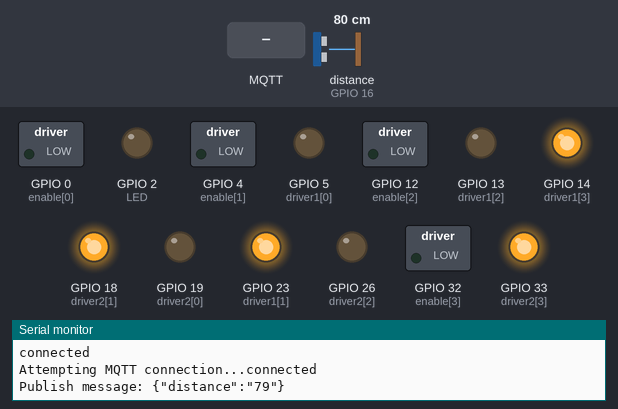
Simulated run of this sketch. Board: ESP32. Shown: switched loads named in the sketch (green lamp = pin HIGH), output pins drawn as LEDs (lit = HIGH), the last lines printed to the serial monitor. Wiring (inferred from the names in the program): ultrasonic range finder: trigger GPIO 17; echo GPIO 16. Dashed ring = blinking. The test bench sets the inputs (shaded band); at power-on: distance to the obstacle (sensor on GPIO 16) 80 cm. The echo pulse lasts 58.3 µs per cm; WiFi joins after 1.5 s; servers stay silent unless stated; random numbers use the default seed unless the sketch sets one; no MQTT or app messages arrive unless stated; pins used as bus, display or sensor lines are not drawn.

Above: at 2.7 s.
2.8 s: distance to the obstacle (sensor on GPIO 16) set to 8 cm
5.5 s: distance to the obstacle (sensor on GPIO 16) set to 5 cm
At 5.9 s:
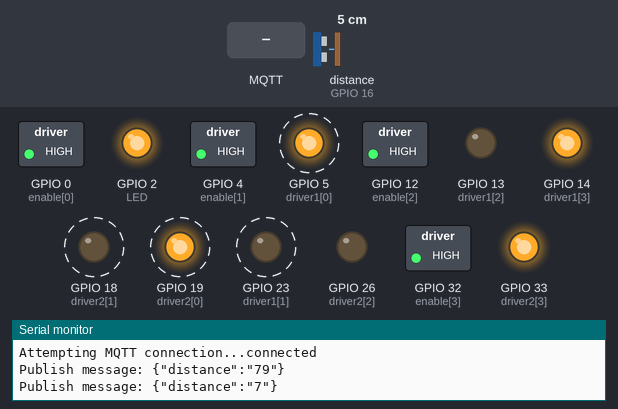
At 7.4 s:
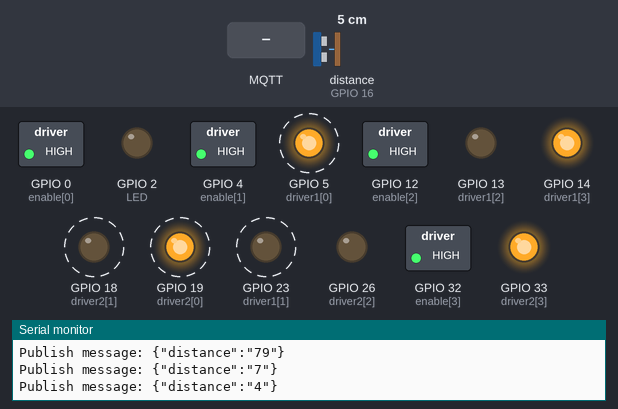
8.5 s: MQTT message "3" arrives on the first subscribed topic
At 10.5 s:
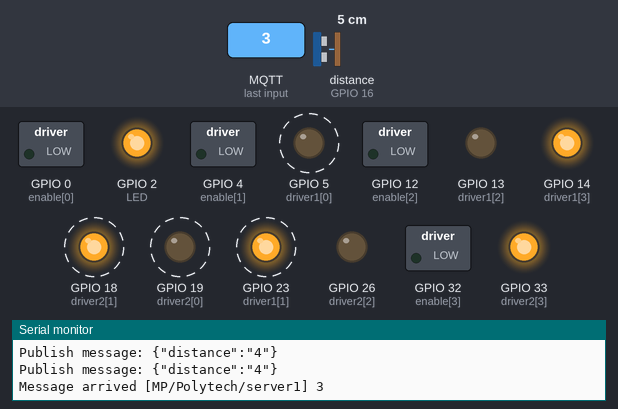
13.7 s: MQTT message "2" arrives on the first subscribed topic
16.7 s: distance to the obstacle (sensor on GPIO 16) set to 9 cm
Timing chart, 0 to 19.7 s (numbered marks = the images above; inputs shaded):
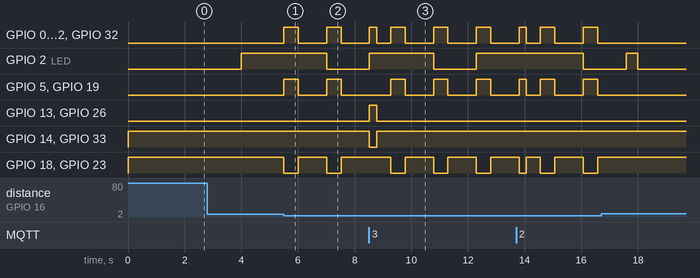

The sketch:

driver_8.1.ino
```cpp
// WEMOS D1 mini ESP32

////REAR-////
//3-------4//
//---------//
//---------//
//---------//
//1-------2//
////FRONT////


#include <WiFiManager.h>
#include <WiFi.h>
#include <PubSubClient.h>


volatile int count0;
volatile int count1;
int totalInterrupts;
hw_timer_t * timer0 = NULL;
hw_timer_t * timer1 = NULL;
portMUX_TYPE timerMux = portMUX_INITIALIZER_UNLOCKED;
#define LED 2
#define MSG_BUFFER_SIZE  (50)  // null까지 포함한 길이
char msg[MSG_BUFFER_SIZE];

const int enable[4] = {0, 4, 12, 32};     // motor 1,2,3,4
const int driver1[4] = {5, 23, 13, 14};   // motor1 (5, 23),  motor2 (13, 14)
const int driver2[4] = {19, 18, 26, 33};  // motor3 (19, 18), motor4 (33, 26)

const int cnt = sizeof(enable)/sizeof(enable[0]);
String dir;
const int echo = 16;
const int trig = 17;
float duration,  distance;
int sonarAlt = 0;

const char* ssid = "IT";
const char* password = "@Polytech";
const char* mqtt_server = "broker.mqtt-dashboard.com";

WiFiClient espClient;
PubSubClient client(espClient);

void setup() {
  for(int i = 0; i < cnt; i++){
    ledcSetup(i, 5000, 8);
    ledcAttachPin(enable[i], i);
    pinMode(driver1[i], OUTPUT);
    pinMode(driver2[i], OUTPUT);
  }
  stop_motor();

  WiFi.mode(WIFI_STA);
  WiFiManager wm;
  Serial.begin(115200);
  timer_init();
  pinMode(LED, OUTPUT);

  wm.resetSettings();
  bool res;
  res = wm.autoConnect("RemoteCar");

  if(!res) {
     Serial.println("Failed to connect");
     // ESP.restart();
  }
  else {
    //if you get here you have connected to the WiFi
    Serial.println("connected");
    client.setServer(mqtt_server, 1883);
    client.setCallback(callback); // callback 함수 연결
  }

  //setup_wifi();


  for(int i = 0; i < cnt; i++){
    ledcSetup(i, 5000, 8);
    ledcAttachPin(enable[i], i);
    pinMode(driver1[i], OUTPUT);
    pinMode(driver2[i], OUTPUT);
  }

  pinMode(trig, OUTPUT);
  pinMode(echo, INPUT);

}

void loop() {

  // 연결이 끊기면 재연결
  if (!client.connected()) {
    reconnect();
  }
  client.loop();

  sonar();
  if (sonarAlt <= 5){
    stop_motor();
    uturn();
  }

  if (count1 > 0) {
       // Comment out enter / exit to deactivate the critical section
       portENTER_CRITICAL(&timerMux); // 카운트 시작
       count1--;                       // 트리거 시간 감소
       portEXIT_CRITICAL(&timerMux);  // 카운트 종료

       String sonarData = "{\"distance\":\""+String(sonarAlt)+"\"}";
       sonarData.toCharArray(msg, sonarData.length()+1); //string -> char[], char* 길이는 순수한 길이, 스트링은 NULL 포함
       Serial.print("Publish message: ");
       Serial.println(msg);
       client.publish("MP/Polytech/car1", msg);

       totalInterrupts++; // 전체 인터럽트 횟수
//       Serial.print("totalInterrupts");
//       Serial.println(totalInterrupts);
       if ( totalInterrupts%2 == 0) {   // 짝수면 켜짐, 홀수면 꺼짐
         // Lights up the LED if the counter is even
         digitalWrite(LED, HIGH);
       } else {
         // Then swith off
         digitalWrite(LED, LOW);
       }
  }


}

//////////////////////////////////////////////////
/////////////////////function/////////////////////
//////////////////////////////////////////////////

void motor(int number, char* dir, int rate){

  int selection;
  const int* tempDriver;

  if(number >=3){
   tempDriver = driver2;
  }
  else{
    tempDriver = driver1;
  }

  if (number % 2 == 0)selection = 2;
  else selection = 0;

  digitalWrite(enable[number-1], LOW);
  if (dir == "CCW"){
    //Serial.print(" CCW ");
    digitalWrite(tempDriver[selection], HIGH);
    digitalWrite(tempDriver[selection+1], LOW);
  }
  else if(dir == "CW"){
    //Serial.print(" CW ");
    digitalWrite(tempDriver[selection], LOW);
    digitalWrite(tempDriver[selection+1], HIGH);
  }
  ledcWrite(number-1, rate);
//  Serial.print(tempDriver[selection]);
//  Serial.print("|");
//  Serial.println(tempDriver[selection+1]);
}


void stop_motor(){
  motor(1, "CW", 0);
  motor(2, "CW", 0);
  motor(3, "CW", 0);
  motor(4, "CW", 0);
}


void forward(){
  motor(1, "CCW", 255);
  motor(2, "CCW", 255);
  motor(3, "CCW", 255);
  motor(4, "CCW", 255);
}


void backward(){
  motor(1, "CW", 255);
  motor(2, "CW", 255);
  motor(3, "CW", 255);
  motor(4, "CW", 255);
}


void uturn(){
  motor(1, "CCW", 255);
  motor(2, "CW", 255);
  motor(3, "CCW", 255);
  motor(4, "CW", 255);
  delay(510);
  stop_motor();
  delay(1000);
}


void right_turn(){
  motor(1, "CW", 255);
  motor(2, "CCW", 255);
  motor(3, "CW", 255);
  motor(4, "CCW", 255);
  delay(250);
  stop_motor();
  delay(500);
}

void left_turn(){
  motor(1, "CCW", 255);
  motor(2, "CW", 255);
  motor(3, "CCW", 255);
  motor(4, "CW", 255);
  delay(250);
  stop_motor();
  delay(500);
}

void sonar(){
  digitalWrite(trig, LOW);
  delayMicroseconds(2);
  digitalWrite(trig, HIGH);
  delayMicroseconds(10);
  digitalWrite(trig, LOW);
  duration = pulseIn (echo, HIGH);
  distance = ((float)(340.0 *  duration) / 10000.0) / 2.0;
  sonarAlt = (int)distance;//  + offset;
  sonarAlt = constrain(sonarAlt, 0, 100);   // 2~ 500cm
}


void IRAM_ATTR onTimer0() { // 타이머 인터럽트 결과
   portENTER_CRITICAL_ISR(&timerMux);
   count0++;
   portEXIT_CRITICAL_ISR(&timerMux);
}

void IRAM_ATTR onTimer1() {
   portENTER_CRITICAL_ISR(&timerMux);
   count1++;
   portEXIT_CRITICAL_ISR(&timerMux);
}


void timer_init(){
   // Configure the Prescaler at 80 the quarter of the ESP32 is cadence at 80Mhz
   // 80000000 / 80 = 1000000 tics / seconds  T: 0.000001s, 1초에 1,000,000 찍음
   timer0 = timerBegin(0, 80, true);
   timer1 = timerBegin(1, 80, true);
   timerAttachInterrupt(timer0, &onTimer0, true);
   timerAttachInterrupt(timer1, &onTimer1, true);


   // Sets an alarm to sound every second
   //  number/1,000,000 -> 시간(s)   또는  원하는 시간/0.000001 -> 타이머 인터럽트가 발생되는 Count횟수
   timerAlarmWrite(timer0, 500000, true);
   timerAlarmWrite(timer1, 2000000, true);
   timerAlarmEnable(timer0);
   timerAlarmEnable(timer1);
}

void setup_wifi() {

  delay(10);
  // We start by connecting to a WiFi network
  Serial.println();
  Serial.print("Connecting to ");
  Serial.println(ssid);

  WiFi.mode(WIFI_STA);
  WiFi.begin(ssid, password);

  while (WiFi.status() != WL_CONNECTED) {
    delay(500);
    Serial.print(".");
  }

  randomSeed(micros());

  Serial.println("");
  Serial.println("WiFi connected");
  Serial.println("IP address: ");
  Serial.println(WiFi.localIP());
}


// 구독(subscribe) 받아온 payload 구현부분
void callback(char* topic, byte* payload, unsigned int length) {
  Serial.print("Message arrived [");
  Serial.print(topic);
  Serial.print("] ");
  for (int i = 0; i < length; i++) {
    Serial.print((char)payload[i]);
  }
  Serial.println();

  // Switch on the LED if an 1 was received as first character
  switch((char)payload[0]){
    case '1': forward(); break;
    case '2': left_turn(); break;
    case '3': right_turn(); break;
    case '4': backward(); break;
    default :
      stop_motor();
      break;
  }

//  if ((char)payload[0] == '1') {
//    Serial.println("1받음");
//
//
//  } else {
//    Serial.println("0받음");
//
//
//  }

}

void reconnect() {
  // Loop until we're reconnected
  while (!client.connected()) {
    Serial.print("Attempting MQTT connection...");
    // Create a random client ID
    String clientId = "ESP32Client-";
    clientId += String(random(0xffff), HEX);
    // Attempt to connect
    if (client.connect(clientId.c_str())) {
      Serial.println("connected");
      // Once connected, publish an announcement...
      client.publish("MP/Polytech/car1", "reconnected");    // 재연결 브로커로 송신(publish, payload)
      // ... and resubscribe
      client.subscribe("MP/Polytech/server1");  // 재연결 구독(subscribe)->브로커에서 수신(payload 받아옴)
    } else {
      Serial.print("failed, rc=");
      Serial.print(client.state());
      Serial.println(" try again in 5 seconds");
      // Wait 5 seconds before retrying
      delay(5000);
    }
  }
}
```

Measured:
- the behaviour switches between 7 and 6 cm on distance to the obstacle (sensor on GPIO 16) (found by bisection; images 0 and 1)
- after the input at 5.5 s, GPIO 0 (enable[0]), GPIO 4 (enable[1]), GPIO 5 (driver1[0]), GPIO 12 (enable[2]), GPIO 19 (driver2[0]), GPIO 32 (enable[3]): alternates HIGH for 0.51 s and LOW for 1.0 s, starting at once; GPIO 18 (driver2[1]), GPIO 23 (driver1[1]): alternates HIGH for 1.0 s and LOW for 0.51 s, starting at once
- after the input at 8.5 s, GPIO 13 (driver1[2]), GPIO 26 (driver2[2]): LOW → HIGH at once, → LOW 0.25 s later; GPIO 14 (driver1[3]), GPIO 33 (driver2[3]): HIGH → LOW at once, → HIGH 0.25 s later
